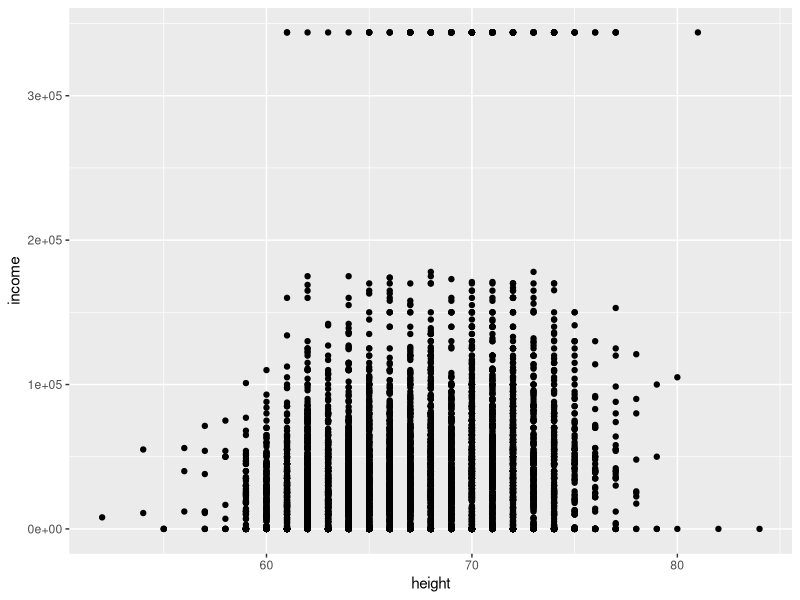
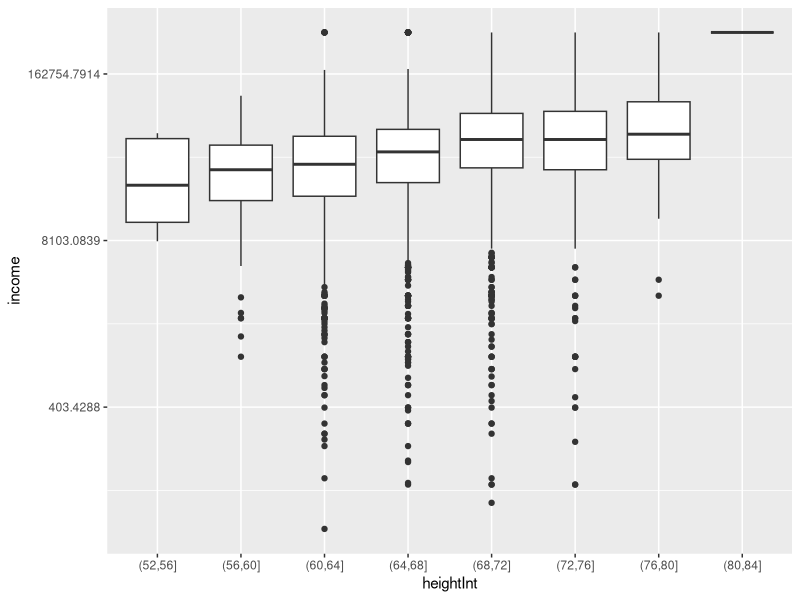
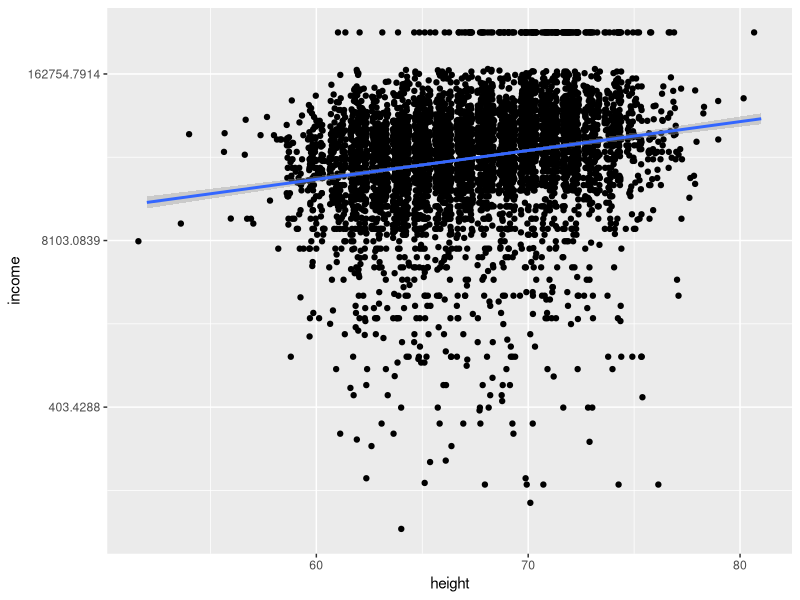
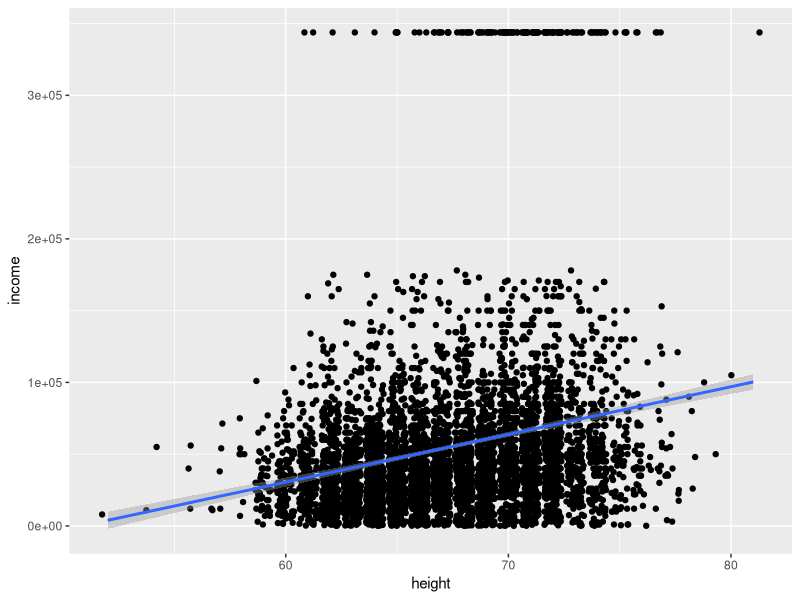

Generate these figures, in order, with R:
## ---- chunk 1
library(modelr)
?modelr::heights
x <- modelr::heights
attach(x)
heights$heightInt <- cut(heights$height, breaks = 8)
knitr::kable(summary(heights[,1:4]))
knitr::kable(summary(heights[,5:9]))

## ---- chunk 2
#install.packages("ggplot2")
library("ggplot2")
ggplot(heights, mapping = aes(x = height, y = income))+geom_point()

## ---- chunk 3
heightsPosInc <- subset(heights, income>0)
ggplot(heightsPosInc, mapping = aes(x = heightInt, y = income)) +
  scale_y_continuous(trans = scales::log_trans()) +
  geom_boxplot()
## ---- chunk 4
heightsPosInc <- subset(heights, income>0)
ggplot(heightsPosInc, mapping = aes(x = height, y = income)) +
  scale_y_continuous(trans = scales::log_trans()) +
  geom_point(position = "jitter") +
  geom_smooth(method = "lm")
## ---- chunk 5
heightsPosInc <- subset(heights, income>0)
ggplot(heightsPosInc, mapping = aes(x = height, y = income)) + 
  geom_point(position = "jitter") +
  geom_smooth(method = "lm")
## ---- chunk 6
summary(lm(income~height, data = heights))
